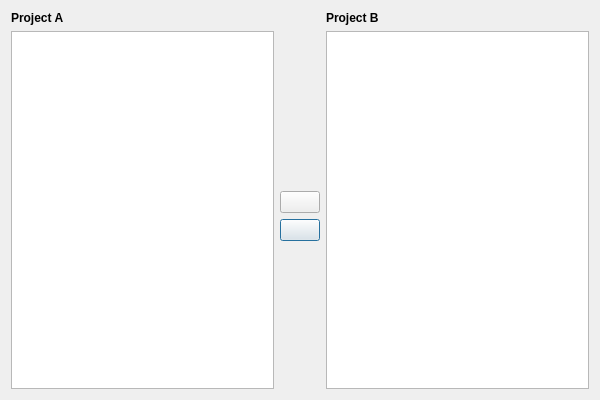
<?xml version="1.0" encoding="UTF-8"?>
<ui version="4.0">
 <class>ProjectChooserClass</class>
 <widget class="QDialog" name="ProjectChooserClass">
  <property name="geometry">
   <rect>
    <x>0</x>
    <y>0</y>
    <width>600</width>
    <height>400</height>
   </rect>
  </property>
  <property name="focusPolicy">
   <enum>Qt::NoFocus</enum>
  </property>
  <property name="windowTitle">
   <string>ProjectChooser</string>
  </property>
  <layout class="QGridLayout" name="gridLayout">
   <item row="1" column="0" rowspan="5">
    <widget class="ProjectListWidget" name="projectA">
     <property name="focusPolicy">
      <enum>Qt::StrongFocus</enum>
     </property>
    </widget>
   </item>
   <item row="1" column="1">
    <spacer name="verticalSpacer">
     <property name="orientation">
      <enum>Qt::Vertical</enum>
     </property>
     <property name="sizeHint" stdset="0">
      <size>
       <width>20</width>
       <height>135</height>
      </size>
     </property>
    </spacer>
   </item>
   <item row="1" column="2" rowspan="5">
    <widget class="ProjectListWidget" name="projectB">
     <property name="focusPolicy">
      <enum>Qt::StrongFocus</enum>
     </property>
    </widget>
   </item>
   <item row="0" column="0">
    <widget class="QLabel" name="label">
     <property name="font">
      <font>
       <family>Arial</family>
       <weight>75</weight>
       <bold>true</bold>
      </font>
     </property>
     <property name="text">
      <string>Project A</string>
     </property>
    </widget>
   </item>
   <item row="0" column="2">
    <widget class="QLabel" name="label_2">
     <property name="font">
      <font>
       <family>Arial</family>
       <weight>75</weight>
       <bold>true</bold>
      </font>
     </property>
     <property name="text">
      <string>Project B</string>
     </property>
    </widget>
   </item>
   <item row="4" column="1">
    <widget class="QPushButton" name="leftButton">
     <property name="sizePolicy">
      <sizepolicy hsizetype="Fixed" vsizetype="Fixed">
       <horstretch>0</horstretch>
       <verstretch>0</verstretch>
      </sizepolicy>
     </property>
     <property name="focusPolicy">
      <enum>Qt::TabFocus</enum>
     </property>
     <property name="text">
      <string/>
     </property>
     <property name="icon">
      <iconset resource="ProjectChooser.qrc">
       <normaloff>:/image/icons/Left Arrow.png</normaloff>:/image/icons/Left Arrow.png</iconset>
     </property>
    </widget>
   </item>
   <item row="5" column="1">
    <spacer name="verticalSpacer_2">
     <property name="orientation">
      <enum>Qt::Vertical</enum>
     </property>
     <property name="sizeHint" stdset="0">
      <size>
       <width>20</width>
       <height>135</height>
      </size>
     </property>
    </spacer>
   </item>
   <item row="3" column="1">
    <widget class="QPushButton" name="rightButton">
     <property name="sizePolicy">
      <sizepolicy hsizetype="Fixed" vsizetype="Fixed">
       <horstretch>0</horstretch>
       <verstretch>0</verstretch>
      </sizepolicy>
     </property>
     <property name="focusPolicy">
      <enum>Qt::TabFocus</enum>
     </property>
     <property name="toolTipDuration">
      <number>-1</number>
     </property>
     <property name="text">
      <string/>
     </property>
     <property name="icon">
      <iconset resource="ProjectChooser.qrc">
       <normaloff>:/image/icons/Right Arrow.png</normaloff>:/image/icons/Right Arrow.png</iconset>
     </property>
    </widget>
   </item>
  </layout>
 </widget>
 <layoutdefault spacing="6" margin="11"/>
 <customwidgets>
  <customwidget>
   <class>ProjectListWidget</class>
   <extends>QListWidget</extends>
   <header>ProjectListWidget.h</header>
  </customwidget>
 </customwidgets>
 <tabstops>
  <tabstop>rightButton</tabstop>
  <tabstop>leftButton</tabstop>
  <tabstop>projectA</tabstop>
  <tabstop>projectB</tabstop>
 </tabstops>
 <resources>
  <include location="ProjectChooser.qrc"/>
 </resources>
 <connections/>
</ui>
